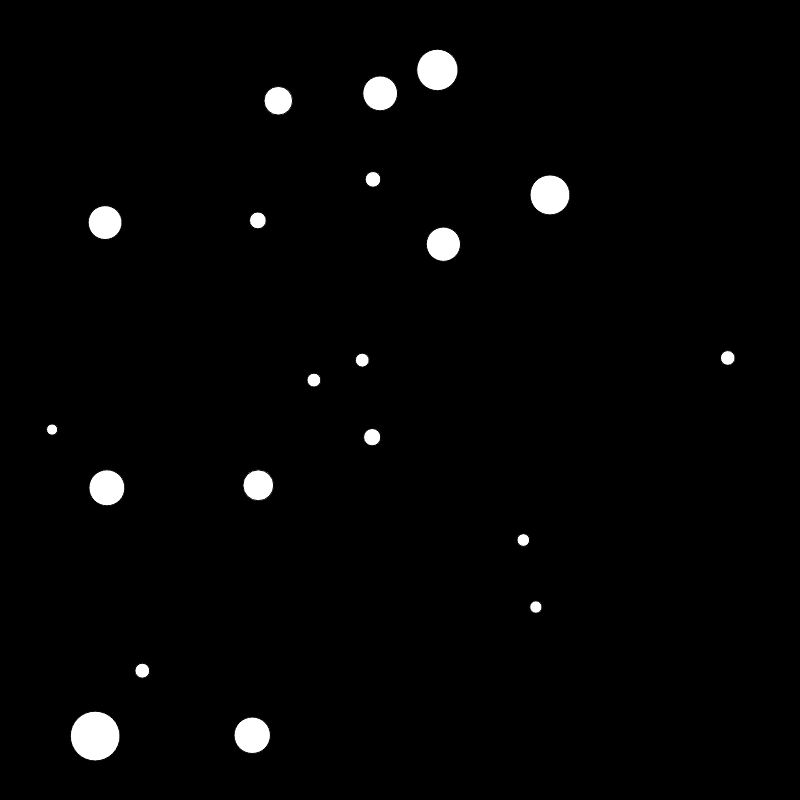
Frame 1 (no input)
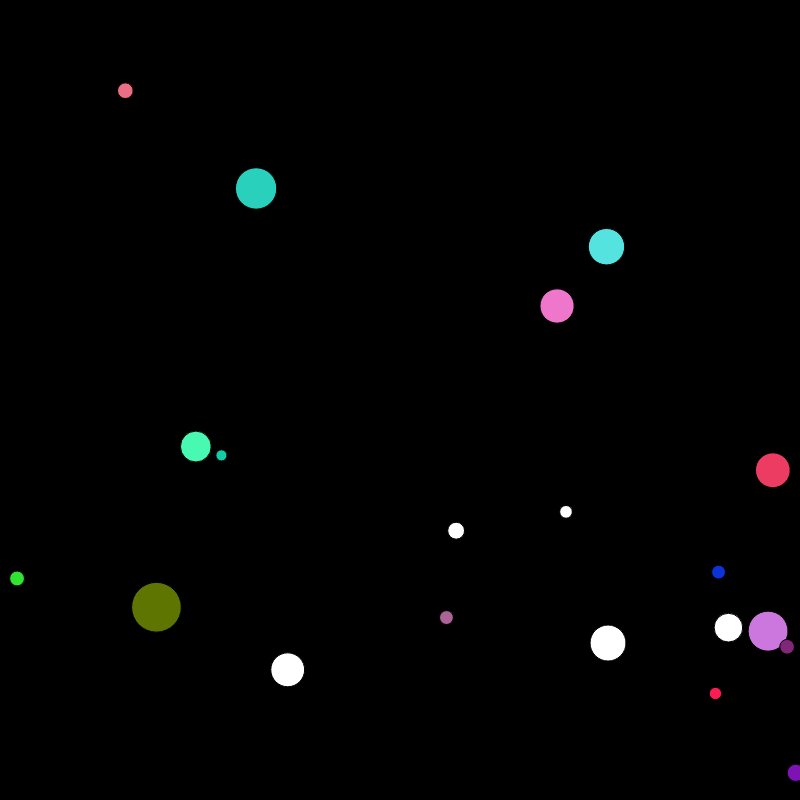
Frame 60 (no input)
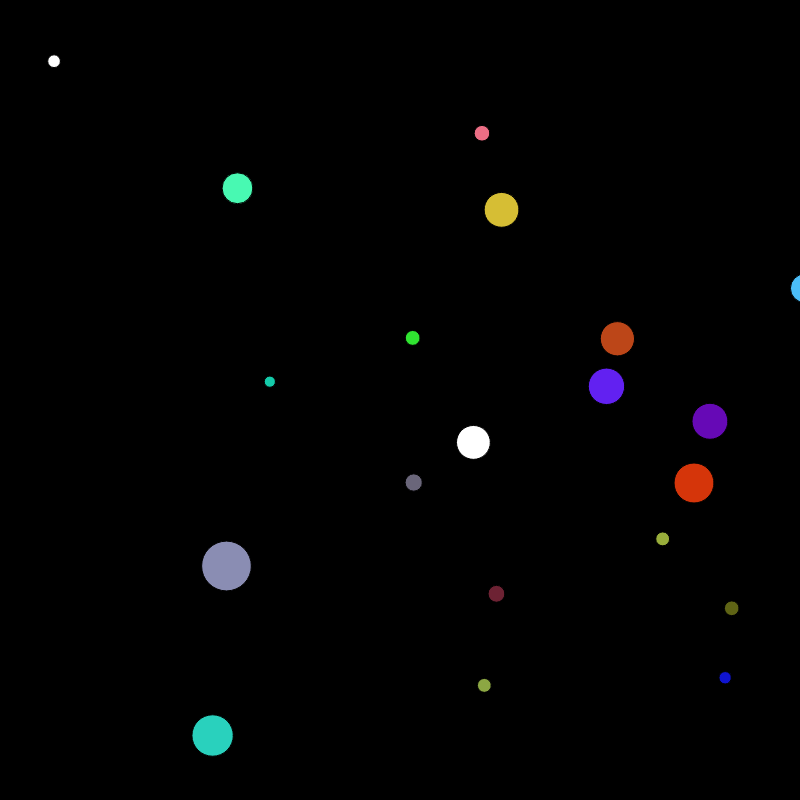
Frame 120 (the mouse pressed at the canvas centre since frame 60)

The p5.js sketch that drew these frames (run headless with seeded random() and noise() and a simulated clock; from frame 60 on, the mouse is pressed at the canvas centre):

// p5.js sketch
// ── sketch.js
/*
Title: Ball Pit!
[7.6: Checking Objects Intersection Part I - p5.js Tutorial by The Coding Train - https://youtu.be/GY-c2HO2liA?list=PLRqwX-V7Uu6Zy51Q-x9tMWIv9cueOFTFA & 7.7: Checking Objects Intersection Part II - p5.js Tutorial by The Coding Train - https://editor.p5js.org/cs4all/sketches/rkTiCahGE & How to Use Arrays and Objects in p5js by Professor Chris - https://youtu.be/TZG7Koe0Yu0] Taught me how to check for objects intersecting and using arrays for classes
[bouncing ball all four walls by cs4all - https://editor.p5js.org/cs4all/sketches/rkTiCahGE] Showed how to get a ball to bounce off all four walls.
*/
let balls = [];

function setup() {
  createCanvas(800, 800);
  //This determines how many balls I want it to display.
  for(let i = 0; i < 20; i++){
    //This for loop will spit out the the amount of balls that have a set range of randomized properties
    balls[i] = new ball(random(50,750), random(50,750), random(5,25), random(1,10), random(1,10));
  } 
}

function draw() {
  background(0);
  //This draws the ball class and it's other functions
  for(let i = 0; i < balls.length; i++){
    balls[i].display();
    balls[i].wallBounce();
    //Checks for each ball interaction
    for(let j = 0; j < balls.length; j++){
      if (i != j && balls[i].collide(balls[j])){
        balls[i].ballBounce();
        balls[j].ballBounce();
        balls[i].ballColor();
        balls[j].ballColor();
      }
    }
  }
}

class ball{
  constructor(tempX, tempY, tempRadius, tempXSpeed, tempYSpeed){
    this.x = tempX;
    this.y = tempY;
    this.xSpeed = tempXSpeed;
    this.ySpeed = tempYSpeed;
    this.xDirection = 1;
    this.yDirection = 1;
    this.radius = tempRadius;
    this.colorFill = color(255)
  }
  //Properties for the class's display
  display(){
    ellipseMode(RADIUS);
    fill(this.colorFill)
    ellipse(this.x, this.y, this.radius);
  }
  //This allows the object to bounce off walls
  wallBounce(){
    //Increments or deincrimates the ellipses' x-axis and y-axis position 
    this.x += this.xSpeed;
    this.y += this.ySpeed;

    //Determins if the object is contacting with the window's border
    if (this.x > width - this.radius || this.x < 0 + this.radius){
      this.xSpeed *= -this.xDirection;
    }

    if (this.y > height - this.radius || this.y < 0 + this.radius){
      this.ySpeed *= -this.yDirection;
    }
  }

  //This function detects if the balls are colliding with each other
  collide(other){
    let d = dist(this.x, this.y, other.x, other.y);
    
    if (d < this.radius + other.radius){
      return true;
    }
    else{
      return false;
    }
  }
  //This function is returned as a true statement for the collide function, making it change direction
  ballBounce(){
    this.xSpeed *= -this.xDirection;
    this.ySpeed *= -this.yDirection;
  }
  //This function will return as a true statement for the collide function, making it change color
  ballColor(){
    this.colorFill = color (random(0,255), random(0,255), random(0,255))
  }
}
